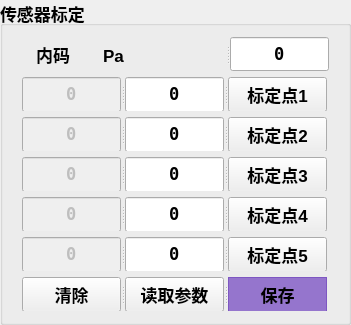
        <widget class="QGroupBox" name="groupBox_7">
         <property name="geometry">
          <rect>
           <x>560</x>
           <y>370</y>
           <width>351</width>
           <height>325</height>
          </rect>
         </property>
         <property name="minimumSize">
          <size>
           <width>0</width>
           <height>310</height>
          </size>
         </property>
         <property name="maximumSize">
          <size>
           <width>16777215</width>
           <height>16777215</height>
          </size>
         </property>
         <property name="font">
          <font>
           <pointsize>13</pointsize>
           <weight>75</weight>
           <bold>true</bold>
          </font>
         </property>
         <property name="title">
          <string>传感器标定</string>
         </property>
         <layout class="QGridLayout" name="gridLayout_7">
          <item row="2" column="0">
           <widget class="QSplitter" name="splitter_42">
            <property name="orientation">
             <enum>Qt::Horizontal</enum>
            </property>
            <widget class="QLineEdit" name="lineEdit_63">
             <property name="enabled">
              <bool>false</bool>
             </property>
             <property name="minimumSize">
              <size>
               <width>99</width>
               <height>35</height>
              </size>
             </property>
             <property name="maximumSize">
              <size>
               <width>99</width>
               <height>16777215</height>
              </size>
             </property>
             <property name="font">
              <font>
               <family>NSimSun</family>
               <pointsize>13</pointsize>
              </font>
             </property>
             <property name="text">
              <string>0</string>
             </property>
             <property name="alignment">
              <set>Qt::AlignCenter</set>
             </property>
            </widget>
            <widget class="QLineEdit" name="lineEdit_68">
             <property name="minimumSize">
              <size>
               <width>99</width>
               <height>35</height>
              </size>
             </property>
             <property name="maximumSize">
              <size>
               <width>99</width>
               <height>16777215</height>
              </size>
             </property>
             <property name="font">
              <font>
               <family>NSimSun</family>
               <pointsize>13</pointsize>
              </font>
             </property>
             <property name="text">
              <string>0</string>
             </property>
             <property name="alignment">
              <set>Qt::AlignCenter</set>
             </property>
            </widget>
            <widget class="QPushButton" name="pushButton_70">
             <property name="sizePolicy">
              <sizepolicy hsizetype="Fixed" vsizetype="Fixed">
               <horstretch>0</horstretch>
               <verstretch>0</verstretch>
              </sizepolicy>
             </property>
             <property name="minimumSize">
              <size>
               <width>99</width>
               <height>35</height>
              </size>
             </property>
             <property name="maximumSize">
              <size>
               <width>99</width>
               <height>16777215</height>
              </size>
             </property>
             <property name="font">
              <font>
               <pointsize>13</pointsize>
               <weight>75</weight>
               <bold>true</bold>
              </font>
             </property>
             <property name="styleSheet">
              <string notr="true"/>
             </property>
             <property name="text">
              <string>标定点2</string>
             </property>
            </widget>
           </widget>
          </item>
          <item row="6" column="0">
           <widget class="QSplitter" name="splitter_39">
            <property name="orientation">
             <enum>Qt::Horizontal</enum>
            </property>
            <widget class="QPushButton" name="pushButton_74">
             <property name="minimumSize">
              <size>
               <width>99</width>
               <height>35</height>
              </size>
             </property>
             <property name="maximumSize">
              <size>
               <width>99</width>
               <height>16777215</height>
              </size>
             </property>
             <property name="font">
              <font>
               <pointsize>13</pointsize>
               <weight>75</weight>
               <bold>true</bold>
              </font>
             </property>
             <property name="styleSheet">
              <string notr="true"/>
             </property>
             <property name="text">
              <string>清除</string>
             </property>
            </widget>
            <widget class="QPushButton" name="pushButton_75">
             <property name="minimumSize">
              <size>
               <width>99</width>
               <height>35</height>
              </size>
             </property>
             <property name="maximumSize">
              <size>
               <width>99</width>
               <height>16777215</height>
              </size>
             </property>
             <property name="font">
              <font>
               <pointsize>13</pointsize>
               <weight>75</weight>
               <bold>true</bold>
              </font>
             </property>
             <property name="styleSheet">
              <string notr="true"/>
             </property>
             <property name="text">
              <string>读取参数</string>
             </property>
            </widget>
            <widget class="QPushButton" name="pushButton_76">
             <property name="minimumSize">
              <size>
               <width>99</width>
               <height>35</height>
              </size>
             </property>
             <property name="maximumSize">
              <size>
               <width>99</width>
               <height>16777215</height>
              </size>
             </property>
             <property name="font">
              <font>
               <pointsize>13</pointsize>
               <weight>75</weight>
               <bold>true</bold>
              </font>
             </property>
             <property name="styleSheet">
              <string notr="true">QPushButton {
    background-color: #9575CD;  /* 柔和的薰衣草紫 */
    border: 1px solid #7E57C2;
    color: #000000;
}
QPushButton:hover { background-color: #7E57C2; }
QPushButton:pressed { background-color: #673AB7; }</string>
             </property>
             <property name="text">
              <string>保存</string>
             </property>
            </widget>
           </widget>
          </item>
          <item row="0" column="0">
           <widget class="QSplitter" name="splitter_47">
            <property name="sizePolicy">
             <sizepolicy hsizetype="Preferred" vsizetype="Preferred">
              <horstretch>0</horstretch>
              <verstretch>0</verstretch>
             </sizepolicy>
            </property>
            <property name="minimumSize">
             <size>
              <width>0</width>
              <height>0</height>
             </size>
            </property>
            <property name="maximumSize">
             <size>
              <width>308</width>
              <height>35</height>
             </size>
            </property>
            <property name="orientation">
             <enum>Qt::Horizontal</enum>
            </property>
            <widget class="QLabel" name="label_38">
             <property name="minimumSize">
              <size>
               <width>0</width>
               <height>35</height>
              </size>
             </property>
             <property name="maximumSize">
              <size>
               <width>204</width>
               <height>23</height>
              </size>
             </property>
             <property name="font">
              <font>
               <pointsize>13</pointsize>
              </font>
             </property>
             <property name="layoutDirection">
              <enum>Qt::RightToLeft</enum>
             </property>
             <property name="text">
              <string>   内码       Pa                </string>
             </property>
            </widget>
            <widget class="QLineEdit" name="lineEdit_14">
             <property name="minimumSize">
              <size>
               <width>99</width>
               <height>0</height>
              </size>
             </property>
             <property name="maximumSize">
              <size>
               <width>99</width>
               <height>16777215</height>
              </size>
             </property>
             <property name="font">
              <font>
               <family>NSimSun</family>
               <pointsize>13</pointsize>
              </font>
             </property>
             <property name="text">
              <string>0</string>
             </property>
             <property name="alignment">
              <set>Qt::AlignCenter</set>
             </property>
            </widget>
           </widget>
          </item>
          <item row="3" column="0">
           <widget class="QSplitter" name="splitter_43">
            <property name="orientation">
             <enum>Qt::Horizontal</enum>
            </property>
            <widget class="QLineEdit" name="lineEdit_64">
             <property name="enabled">
              <bool>false</bool>
             </property>
             <property name="minimumSize">
              <size>
               <width>99</width>
               <height>35</height>
              </size>
             </property>
             <property name="maximumSize">
              <size>
               <width>99</width>
               <height>16777215</height>
              </size>
             </property>
             <property name="font">
              <font>
               <family>NSimSun</family>
               <pointsize>13</pointsize>
              </font>
             </property>
             <property name="text">
              <string>0</string>
             </property>
             <property name="alignment">
              <set>Qt::AlignCenter</set>
             </property>
            </widget>
            <widget class="QLineEdit" name="lineEdit_69">
             <property name="minimumSize">
              <size>
               <width>99</width>
               <height>35</height>
              </size>
             </property>
             <property name="maximumSize">
              <size>
               <width>99</width>
               <height>16777215</height>
              </size>
             </property>
             <property name="font">
              <font>
               <family>NSimSun</family>
               <pointsize>13</pointsize>
              </font>
             </property>
             <property name="text">
              <string>0</string>
             </property>
             <property name="alignment">
              <set>Qt::AlignCenter</set>
             </property>
            </widget>
            <widget class="QPushButton" name="pushButton_71">
             <property name="sizePolicy">
              <sizepolicy hsizetype="Fixed" vsizetype="Fixed">
               <horstretch>0</horstretch>
               <verstretch>0</verstretch>
              </sizepolicy>
             </property>
             <property name="minimumSize">
              <size>
               <width>99</width>
               <height>35</height>
              </size>
             </property>
             <property name="maximumSize">
              <size>
               <width>99</width>
               <height>16777215</height>
              </size>
             </property>
             <property name="font">
              <font>
               <pointsize>13</pointsize>
               <weight>75</weight>
               <bold>true</bold>
              </font>
             </property>
             <property name="styleSheet">
              <string notr="true"/>
             </property>
             <property name="text">
              <string>标定点3</string>
             </property>
            </widget>
           </widget>
          </item>
          <item row="4" column="0">
           <widget class="QSplitter" name="splitter_44">
            <property name="orientation">
             <enum>Qt::Horizontal</enum>
            </property>
            <widget class="QLineEdit" name="lineEdit_65">
             <property name="enabled">
              <bool>false</bool>
             </property>
             <property name="minimumSize">
              <size>
               <width>99</width>
               <height>35</height>
              </size>
             </property>
             <property name="maximumSize">
              <size>
               <width>99</width>
               <height>16777215</height>
              </size>
             </property>
             <property name="font">
              <font>
               <family>NSimSun</family>
               <pointsize>13</pointsize>
              </font>
             </property>
             <property name="text">
              <string>0</string>
             </property>
             <property name="alignment">
              <set>Qt::AlignCenter</set>
             </property>
            </widget>
            <widget class="QLineEdit" name="lineEdit_70">
             <property name="minimumSize">
              <size>
               <width>99</width>
               <height>35</height>
              </size>
             </property>
             <property name="maximumSize">
              <size>
               <width>99</width>
               <height>16777215</height>
              </size>
             </property>
             <property name="font">
              <font>
               <family>NSimSun</family>
               <pointsize>13</pointsize>
              </font>
             </property>
             <property name="text">
              <string>0</string>
             </property>
             <property name="alignment">
              <set>Qt::AlignCenter</set>
             </property>
            </widget>
            <widget class="QPushButton" name="pushButton_72">
             <property name="sizePolicy">
              <sizepolicy hsizetype="Fixed" vsizetype="Fixed">
               <horstretch>0</horstretch>
               <verstretch>0</verstretch>
              </sizepolicy>
             </property>
             <property name="minimumSize">
              <size>
               <width>99</width>
               <height>35</height>
              </size>
             </property>
             <property name="maximumSize">
              <size>
               <width>99</width>
               <height>16777215</height>
              </size>
             </property>
             <property name="font">
              <font>
               <pointsize>13</pointsize>
               <weight>75</weight>
               <bold>true</bold>
              </font>
             </property>
             <property name="styleSheet">
              <string notr="true"/>
             </property>
             <property name="text">
              <string>标定点4</string>
             </property>
            </widget>
           </widget>
          </item>
          <item row="5" column="0">
           <widget class="QSplitter" name="splitter_45">
            <property name="orientation">
             <enum>Qt::Horizontal</enum>
            </property>
            <widget class="QLineEdit" name="lineEdit_66">
             <property name="enabled">
              <bool>false</bool>
             </property>
             <property name="minimumSize">
              <size>
               <width>99</width>
               <height>35</height>
              </size>
             </property>
             <property name="maximumSize">
              <size>
               <width>99</width>
               <height>16777215</height>
              </size>
             </property>
             <property name="font">
              <font>
               <family>NSimSun</family>
               <pointsize>13</pointsize>
              </font>
             </property>
             <property name="text">
              <string>0</string>
             </property>
             <property name="alignment">
              <set>Qt::AlignCenter</set>
             </property>
            </widget>
            <widget class="QLineEdit" name="lineEdit_71">
             <property name="minimumSize">
              <size>
               <width>99</width>
               <height>35</height>
              </size>
             </property>
             <property name="maximumSize">
              <size>
               <width>99</width>
               <height>16777215</height>
              </size>
             </property>
             <property name="font">
              <font>
               <family>NSimSun</family>
               <pointsize>13</pointsize>
              </font>
             </property>
             <property name="text">
              <string>0</string>
             </property>
             <property name="alignment">
              <set>Qt::AlignCenter</set>
             </property>
            </widget>
            <widget class="QPushButton" name="pushButton_73">
             <property name="sizePolicy">
              <sizepolicy hsizetype="Fixed" vsizetype="Fixed">
               <horstretch>0</horstretch>
               <verstretch>0</verstretch>
              </sizepolicy>
             </property>
             <property name="minimumSize">
              <size>
               <width>99</width>
               <height>35</height>
              </size>
             </property>
             <property name="maximumSize">
              <size>
               <width>99</width>
               <height>16777215</height>
              </size>
             </property>
             <property name="font">
              <font>
               <pointsize>13</pointsize>
               <weight>75</weight>
               <bold>true</bold>
              </font>
             </property>
             <property name="styleSheet">
              <string notr="true"/>
             </property>
             <property name="text">
              <string>标定点5</string>
             </property>
            </widget>
           </widget>
          </item>
          <item row="1" column="0">
           <widget class="QSplitter" name="splitter_41">
            <property name="orientation">
             <enum>Qt::Horizontal</enum>
            </property>
            <widget class="QLineEdit" name="lineEdit_62">
             <property name="enabled">
              <bool>false</bool>
             </property>
             <property name="minimumSize">
              <size>
               <width>99</width>
               <height>35</height>
              </size>
             </property>
             <property name="maximumSize">
              <size>
               <width>99</width>
               <height>16777215</height>
              </size>
             </property>
             <property name="font">
              <font>
               <family>NSimSun</family>
               <pointsize>13</pointsize>
              </font>
             </property>
             <property name="text">
              <string>0</string>
             </property>
             <property name="alignment">
              <set>Qt::AlignCenter</set>
             </property>
            </widget>
            <widget class="QLineEdit" name="lineEdit_67">
             <property name="minimumSize">
              <size>
               <width>99</width>
               <height>35</height>
              </size>
             </property>
             <property name="maximumSize">
              <size>
               <width>99</width>
               <height>16777215</height>
              </size>
             </property>
             <property name="font">
              <font>
               <family>NSimSun</family>
               <pointsize>13</pointsize>
              </font>
             </property>
             <property name="text">
              <string>0</string>
             </property>
             <property name="alignment">
              <set>Qt::AlignCenter</set>
             </property>
            </widget>
            <widget class="QPushButton" name="pushButton_69">
             <property name="sizePolicy">
              <sizepolicy hsizetype="Fixed" vsizetype="Fixed">
               <horstretch>0</horstretch>
               <verstretch>0</verstretch>
              </sizepolicy>
             </property>
             <property name="minimumSize">
              <size>
               <width>99</width>
               <height>35</height>
              </size>
             </property>
             <property name="maximumSize">
              <size>
               <width>99</width>
               <height>16777215</height>
              </size>
             </property>
             <property name="font">
              <font>
               <pointsize>13</pointsize>
               <weight>75</weight>
               <bold>true</bold>
              </font>
             </property>
             <property name="styleSheet">
              <string notr="true"/>
             </property>
             <property name="text">
              <string>标定点1</string>
             </property>
            </widget>
           </widget>
          </item>
         </layout>
        </widget>
